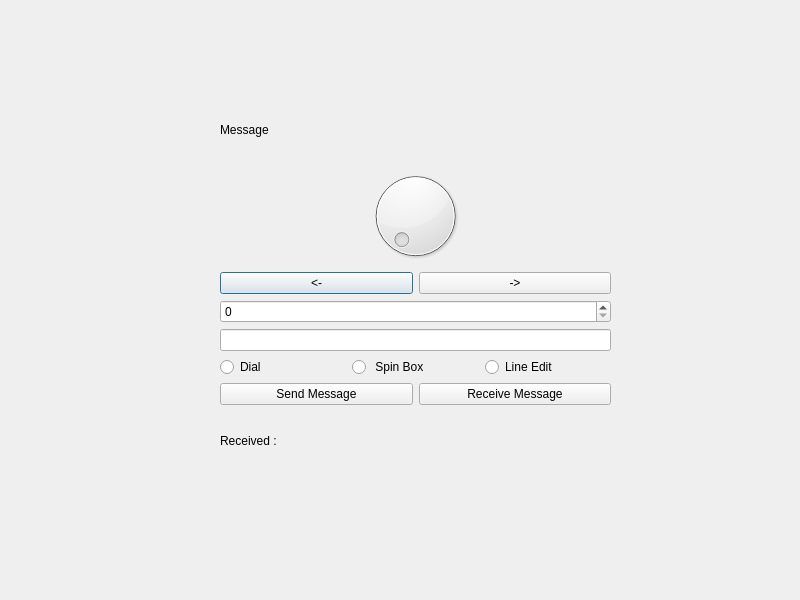
<?xml version="1.0" encoding="UTF-8"?>
<ui version="4.0">
 <class>Dialog</class>
 <widget class="QDialog" name="Dialog">
  <property name="geometry">
   <rect>
    <x>0</x>
    <y>0</y>
    <width>800</width>
    <height>600</height>
   </rect>
  </property>
  <property name="windowTitle">
   <string>Dialog</string>
  </property>
  <widget class="QWidget" name="verticalLayoutWidget">
   <property name="geometry">
    <rect>
     <x>220</x>
     <y>100</y>
     <width>391</width>
     <height>371</height>
    </rect>
   </property>
   <layout class="QVBoxLayout" name="verticalLayout">
    <property name="sizeConstraint">
     <enum>QLayout::SetDefaultConstraint</enum>
    </property>
    <item>
     <widget class="QLabel" name="label">
      <property name="text">
       <string>Message</string>
      </property>
     </widget>
    </item>
    <item>
     <widget class="QDial" name="dial">
      <property name="enabled">
       <bool>true</bool>
      </property>
      <property name="sizePolicy">
       <sizepolicy hsizetype="Preferred" vsizetype="Preferred">
        <horstretch>0</horstretch>
        <verstretch>0</verstretch>
       </sizepolicy>
      </property>
     </widget>
    </item>
    <item>
     <layout class="QHBoxLayout" name="horizontalLayout_5">
      <item>
       <widget class="QPushButton" name="button_left">
        <property name="text">
         <string>&lt;-</string>
        </property>
       </widget>
      </item>
      <item>
       <widget class="QPushButton" name="button_right">
        <property name="text">
         <string>-&gt;</string>
        </property>
       </widget>
      </item>
     </layout>
    </item>
    <item>
     <layout class="QHBoxLayout" name="horizontalLayout_4">
      <item>
       <layout class="QVBoxLayout" name="verticalLayout_2">
        <item>
         <widget class="QSpinBox" name="spinBox"/>
        </item>
        <item>
         <widget class="QLineEdit" name="lineEdit"/>
        </item>
       </layout>
      </item>
     </layout>
    </item>
    <item>
     <layout class="QHBoxLayout" name="horizontalLayout_3">
      <item>
       <widget class="QRadioButton" name="radioButton_dial">
        <property name="text">
         <string>Dial</string>
        </property>
       </widget>
      </item>
      <item>
       <widget class="QRadioButton" name="radioButton_spinBox">
        <property name="text">
         <string> Spin Box</string>
        </property>
       </widget>
      </item>
      <item>
       <widget class="QRadioButton" name="radioButton_lineEdit">
        <property name="text">
         <string>Line Edit</string>
        </property>
       </widget>
      </item>
     </layout>
    </item>
    <item>
     <layout class="QHBoxLayout" name="horizontalLayout">
      <item>
       <widget class="QPushButton" name="send_button">
        <property name="text">
         <string>Send Message</string>
        </property>
       </widget>
      </item>
      <item>
       <widget class="QPushButton" name="receive_button">
        <property name="text">
         <string>Receive Message</string>
        </property>
       </widget>
      </item>
     </layout>
    </item>
    <item>
     <layout class="QHBoxLayout" name="horizontalLayout_2">
      <item>
       <widget class="QLabel" name="label_2">
        <property name="text">
         <string>Received : </string>
        </property>
       </widget>
      </item>
      <item>
       <widget class="QLabel" name="label_received">
        <property name="text">
         <string/>
        </property>
       </widget>
      </item>
     </layout>
    </item>
   </layout>
  </widget>
 </widget>
 <resources/>
 <connections/>
</ui>
